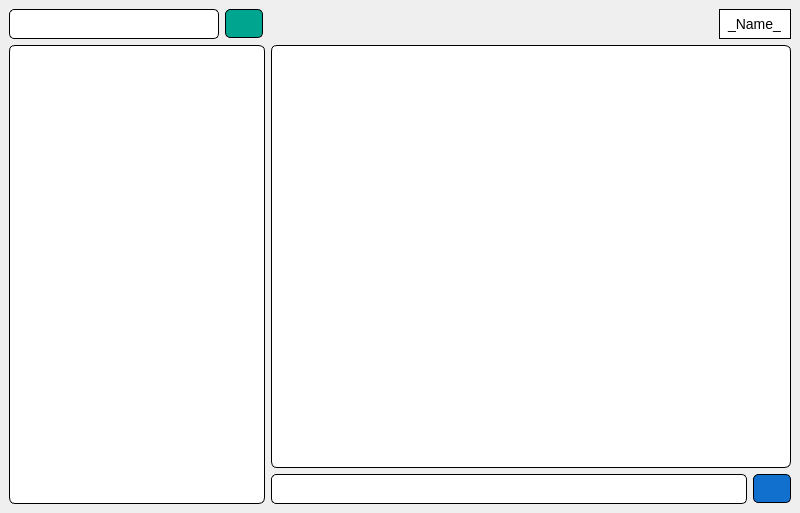
<?xml version="1.0" encoding="UTF-8"?>
<ui version="4.0">
 <class>MainWindow</class>
 <widget class="QMainWindow" name="MainWindow">
  <property name="geometry">
   <rect>
    <x>0</x>
    <y>0</y>
    <width>800</width>
    <height>513</height>
   </rect>
  </property>
  <property name="cursor">
   <cursorShape>ArrowCursor</cursorShape>
  </property>
  <property name="windowTitle">
   <string>MainWindow</string>
  </property>
  <property name="styleSheet">
   <string notr="true">MainWindow
 {
    background-color: qlineargradient(spread:pad, x1:0, y1:0, x2:0, y2:1, stop:0 #A8D8A0, stop:1 #A6D8F7);
}</string>
  </property>
  <widget class="QWidget" name="centralwidget">
   <layout class="QFormLayout" name="formLayout">
    <item row="0" column="0">
     <layout class="QVBoxLayout" name="verticalLayout">
      <item>
       <layout class="QHBoxLayout" name="horizontalLayout">
        <item>
         <widget class="QLineEdit" name="txtSearch">
          <property name="minimumSize">
           <size>
            <width>0</width>
            <height>30</height>
           </size>
          </property>
          <property name="maximumSize">
           <size>
            <width>210</width>
            <height>30</height>
           </size>
          </property>
          <property name="styleSheet">
           <string notr="true">QLineEdit {
    border: 1px solid black;
    border-radius: 5px;
    padding: 5px;
    font-size: 14px;
    background-color: #ffffff;
    color: black; /* Основний текст чорний */
}

QLineEdit:focus {
    border: 1px solid #005a52;
}
</string>
          </property>
         </widget>
        </item>
        <item>
         <widget class="QPushButton" name="btnSearch">
          <property name="minimumSize">
           <size>
            <width>38</width>
            <height>29</height>
           </size>
          </property>
          <property name="maximumSize">
           <size>
            <width>38</width>
            <height>29</height>
           </size>
          </property>
          <property name="cursor">
           <cursorShape>PointingHandCursor</cursorShape>
          </property>
          <property name="styleSheet">
           <string notr="true">QPushButton {
    background-color: #00A58F;  /* Зелений колір */
    border: 1px solid black;
    border-radius: 5px;
    padding: 5px 15px;
    font-size: 14px;
    color: white;

}

</string>
          </property>
          <property name="text">
           <string/>
          </property>
          <property name="icon">
           <iconset theme="QIcon::ThemeIcon::SystemSearch"/>
          </property>
         </widget>
        </item>
       </layout>
      </item>
      <item>
       <widget class="QListView" name="lsChats">
        <property name="maximumSize">
         <size>
          <width>256</width>
          <height>16777215</height>
         </size>
        </property>
        <property name="cursor" stdset="0">
         <cursorShape>ArrowCursor</cursorShape>
        </property>
        <property name="styleSheet">
         <string notr="true">QListView {
    border: 1px solid #b2b2b2;      /* Тонка сіренька обводка */
    border: 1px solid black;
    border-radius: 6px;             /* Заокруглені кути */
    padding: 5px;                   /* Відступи всередині списку */
    background-color: #ffffff;      /* Білий фон для списку */
    color: black;                   /* Чорний колір тексту */
}

QListView::item {
    padding: 5px;                   /* Відступи для кожного елементу */
}

QListView::item:selected {
    background-color: #00A58F;      /* Той самий темно-зелений фон для вибраного 005a52 елемента */
    color: white;                   /* Білий колір тексту для вибраних елементів */
}


QListView::item:selected {
    background-color: #4E8B85; /* Темніший зелений для вибраних елементів */
    color: white;
}</string>
        </property>
        <property name="editTriggers">
         <set>QAbstractItemView::EditTrigger::NoEditTriggers</set>
        </property>
       </widget>
      </item>
     </layout>
    </item>
    <item row="0" column="1">
     <layout class="QVBoxLayout" name="verticalLayout_3">
      <item>
       <layout class="QHBoxLayout" name="horizontalLayout_3">
        <item>
         <spacer name="horizontalSpacer">
          <property name="orientation">
           <enum>Qt::Orientation::Horizontal</enum>
          </property>
          <property name="sizeHint" stdset="0">
           <size>
            <width>40</width>
            <height>20</height>
           </size>
          </property>
         </spacer>
        </item>
        <item>
         <widget class="QPushButton" name="pushButton">
          <property name="minimumSize">
           <size>
            <width>30</width>
            <height>30</height>
           </size>
          </property>
          <property name="styleSheet">
           <string notr="true">QPushButton
{
        background-color: transparent;
        border: none;
        color: #1dc283;
		font-size: 14px;
}</string>
          </property>
          <property name="text">
           <string/>
          </property>
          <property name="icon">
           <iconset theme="QIcon::ThemeIcon::UserAvailable"/>
          </property>
         </widget>
        </item>
        <item>
         <widget class="QLabel" name="labName">
          <property name="styleSheet">
           <string notr="true">QLabel {
    border: 1px solid black;      /* Тонка чорна обводка */
    border-radius: 0px;           /* Заокруглені кути */
    padding: 5px;                 /* Відступи всередині */
    font-size: 14px;              /* Розмір шрифту */
    background-color: #ffffff;    /* Білий фон */
    color: black;                 /* Чорний колір тексту */
}</string>
          </property>
          <property name="text">
           <string>_Name_</string>
          </property>
         </widget>
        </item>
       </layout>
      </item>
      <item>
       <layout class="QVBoxLayout" name="verticalLayout_2">
        <item>
         <widget class="QPlainTextEdit" name="txtChat">
          <property name="styleSheet">
           <string notr="true">QPlainTextEdit {
    border: 1px solid black;      /* Тонка сіренька обводка */
    border-radius: 6px;             /* Заокруглені кути */
    padding: 5px;                   /* Відступи всередині поля вводу */
    background-color: #ffffff;      /* Білий фон для поля */
    color: black;                   /* Чорний колір тексту */
}

QPlainTextEdit:focus {
    border: 1px solid #00A58F;      /* Зелена обводка при фокусі (як для вибраних елементів у списку) */
}

QPlainTextEdit::plainTextDocument {
    padding: 5px;                   /* Відступи всередині текстового поля */
}</string>
          </property>
          <property name="readOnly">
           <bool>true</bool>
          </property>
         </widget>
        </item>
        <item>
         <layout class="QHBoxLayout" name="horizontalLayout_2">
          <item>
           <widget class="QLineEdit" name="txtMessage">
            <property name="styleSheet">
             <string notr="true">QLineEdit {
    border: 1px solid black;
    border-radius: 5px;
    padding: 5px;
    font-size: 14px;
    background-color: #ffffff;
    color: black; /* Основний текст чорний */
}

QLineEdit:focus {
    border: 1px solid #005a52;
}
</string>
            </property>
           </widget>
          </item>
          <item>
           <widget class="QPushButton" name="btnSend">
            <property name="minimumSize">
             <size>
              <width>38</width>
              <height>29</height>
             </size>
            </property>
            <property name="maximumSize">
             <size>
              <width>38</width>
              <height>29</height>
             </size>
            </property>
            <property name="cursor">
             <cursorShape>PointingHandCursor</cursorShape>
            </property>
            <property name="styleSheet">
             <string notr="true">
QPushButton {
    background-color: #1170CE;  /* Зелений колір */
    border: 1px solid black;
    border-radius: 5px;
    padding: 5px 15px;
    font-size: 14px;
    color: white;

}</string>
            </property>
            <property name="text">
             <string/>
            </property>
            <property name="icon">
             <iconset theme="QIcon::ThemeIcon::DocumentSend"/>
            </property>
           </widget>
          </item>
         </layout>
        </item>
       </layout>
      </item>
     </layout>
    </item>
   </layout>
  </widget>
 </widget>
 <resources/>
 <connections/>
</ui>
